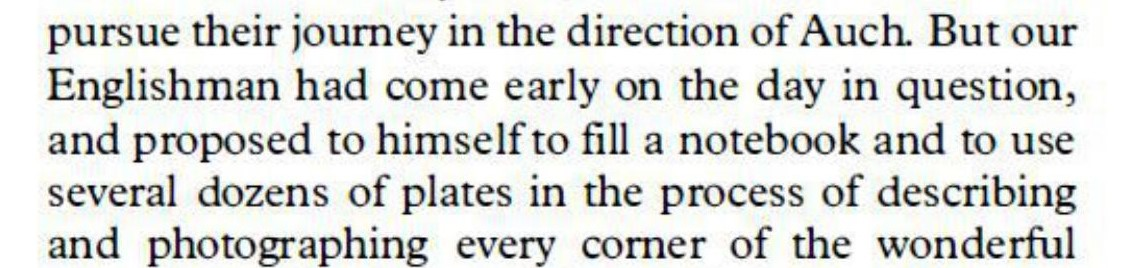
#> input picture test_image1.jpg, 1124 x 268 px
$ jupyter execute 'newToProject_A_ Path Planning Line Segmentation Algorithm.ipynb'   (shell and % lines are left out)
#> lines starting #> are read from the running program, lines starting #| are printed output that depends on the picture; after the words box and inside, x2 and y2 are one past the last pixel; in counts of white or black regions, pixels touching at a corner belong together
[cell 1]
from skimage.io import imread
from skimage.color import rgb2gray
import matplotlib.pyplot as plt

# read the image, check if its 3 channel or grayscale, based on
# that convert to grayscale
img = imread("test_image1.jpg")
#> img is the input picture: shape (268, 1124, 3); mean R, G, B 217, 218.4, 216.1
if img.ndim > 2: # is this is a rgb/rgba image
    img = rgb2gray(img)
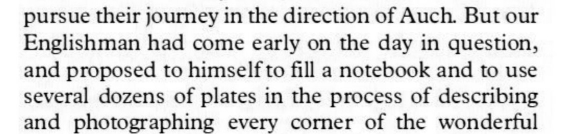
#> img: shape (268, 1124) float64 (shown at 1/2 size); min 0, max 1, mean 0.855

plt.figure(figsize=(10,10))
plt.axis("off")
plt.imshow(img, cmap="gray")
plt.show() # preview

### Find the Horizontal projection profile and find the window where line segment can be created.
One of the common ways of finding the line-height of a document is by analyzing its Horizontal projection profile.  Horizontal projection profile (HPP) is the array of sum or rows of a two dimentional image. Where there are more white spaces we see more peaks. These peaks give us an idea of where the segmentation between two lines can be done.

Before we run the project we should also threshold the image to clean all noise.

[cell 2]
from skimage.filters import threshold_otsu
import numpy as np

def horizontal_projections(sobel_image):
    return np.sum(sobel_image, axis=1)

def binarize_image(image):
    threshold = threshold_otsu(img)
    return image < threshold

binarized_image = binarize_image(img)
#> in binarize_image, `threshold = threshold_otsu(img)`: threshold = 0.639
#> in binarize_image, `return image < threshold`:
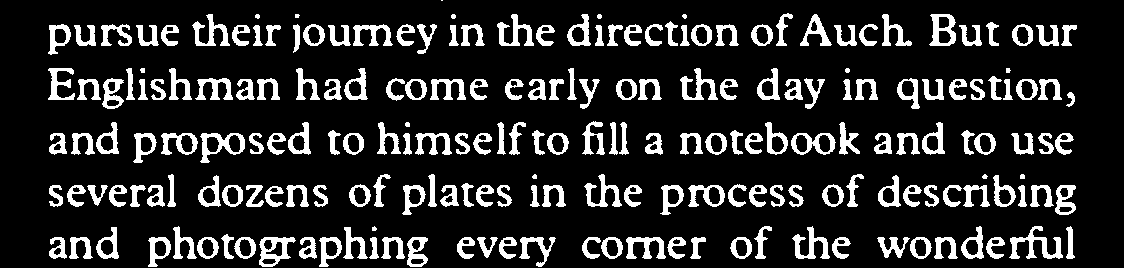
#> returned value: shape (268, 1124) bool; 16.1% white; 210 white regions (4 under 20 px), largest, box (x1, y1, x2, y2) and area: (1009, 226, 1063, 259) 655, (200, 133, 245, 163) 538, (259, 237, 296, 267) 533
hpp = horizontal_projections(binarized_image)
#> hpp = 268 values, max 617 at index 239, min 0 at index 1, mean 181.5

fig, (ax1, ax2) = plt.subplots(nrows=1, ncols=2, figsize=(15,8))
ax1.set_title("horizontal_projections")
ax1.plot(hpp)

ax2.axis("off")
ax2.set_title("binarized_image")
ax2.imshow(binarized_image, cmap="gray")

plt.show()

As you can see, where there were more white spaces there are peaks in the graph. We will use this information further to locate the regions where we can find the seperation line using the A* algorithm.

[cell 3]
# find the midway where we can make a threshold and extract the peaks regions
def find_peak_regions(hpp, threshold):

    peaks = []
    for i, hppv in enumerate(hpp):
        if hppv < threshold:
            peaks.append([i, hppv])
    return peaks

# find the threshold from where anything above is considered a peak region
# using the average for now but this needs further research. This may or may not work on all images.
threshold = (np.max(hpp)-np.min(hpp))/2
#> threshold = 308.5
peaks = find_peak_regions(hpp, threshold)
#> the loop in find_peak_regions, `for i, hppv in enumerate(hpp):` made 268 passes
#> hppv on passes 1 to 3: 2, 0, 0
#> after the loop in find_peak_regions, `for i, hppv in enumerate(hpp):`: peaks = 164 pairs, first value 0 to 267, second value 0 to 302

peaks_indexes = np.array(peaks)[:, 0].astype(int)
#> peaks_indexes = 164 values from 0 to 267

segmented_img = np.copy(img)
r, c = segmented_img.shape
for ri in range(r):
    if ri in peaks_indexes:
        segmented_img[ri, :] = 0
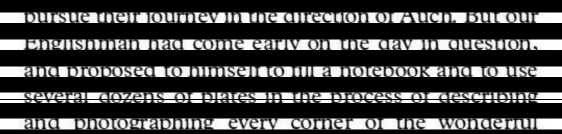
#> segmented_img: shape (268, 1124) float64 (shown at 1/2 size); min 0, max 1, mean 0.27

fig, (ax1, ax2) = plt.subplots(nrows=1, ncols=2, figsize=(15,8))
ax1.plot(hpp)
ax2.set_title("threshold line")
ax1.plot([0, img.shape[0]], [threshold, threshold,])
ax2.imshow(segmented_img, cmap="gray")
plt.show()

The threshold value helped us pick the probably white regions from the image.
The black regions indicate where we would need to run our path planning algorithm for line segmentation.

[cell 4]
# group the peaks through which we will be doing path planning.
diff_between_consec_numbers = np.diff(peaks_indexes) # difference between consecutive numbers
#> diff_between_consec_numbers = 163 values, max 23 at index 154, min 1 at index 0, mean 1.64
indexes_with_larger_diff = np.where(diff_between_consec_numbers > 1)[0].flatten()
#> indexes_with_larger_diff = [24, 57, 90, 121, 123, 154]
peak_groups = np.split(peaks_indexes, indexes_with_larger_diff)
#> peak_groups = 7 items
# remove very small regions, these are basically errors in algorithm because of our threshold value
peak_groups = [item for item in peak_groups if len(item) > 10]
#> peak_groups = 5 items
print("peak groups found", len(peak_groups))
#| peak groups found 5

[cell 5]
#a star path planning algorithm
from heapq import *

def heuristic(a, b):
    return (b[0] - a[0]) ** 2 + (b[1] - a[1]) ** 2

def astar(array, start, goal):

    neighbors = [(0,1),(0,-1),(1,0),(-1,0),(1,1),(1,-1),(-1,1),(-1,-1)]
    close_set = set()
    came_from = {}
    gscore = {start:0}
    fscore = {start:heuristic(start, goal)}
    oheap = []

    heappush(oheap, (fscore[start], start))

    while oheap:

        current = heappop(oheap)[1]

        if current == goal:
            data = []
            while current in came_from:
                data.append(current)
                current = came_from[current]
            return data

        close_set.add(current)
        for i, j in neighbors:
            neighbor = current[0] + i, current[1] + j
            tentative_g_score = gscore[current] + heuristic(current, neighbor)
            if 0 <= neighbor[0] < array.shape[0]:
                if 0 <= neighbor[1] < array.shape[1]:
                    if array[neighbor[0]][neighbor[1]] == 1:
                        continue
                else:
                    # array bound y walls
                    continue
            else:
                # array bound x walls
                continue

            if neighbor in close_set and tentative_g_score >= gscore.get(neighbor, 0):
                continue

            if  tentative_g_score < gscore.get(neighbor, 0) or neighbor not in [i[1]for i in oheap]:
                came_from[neighbor] = current
                gscore[neighbor] = tentative_g_score
                fscore[neighbor] = tentative_g_score + heuristic(neighbor, goal)
                heappush(oheap, (fscore[neighbor], neighbor))

    return []

[cell 6]
# Visualize the peak images
fig, ax = plt.subplots(nrows=len(peak_groups), ncols=1, figsize=(15,20))
for index, sub_image_index in enumerate(peak_groups):
    sub_image = img[sub_image_index[0]:sub_image_index[-1]]
    ax[index].axis("off")
    ax[index].imshow(sub_image, cmap="gray")
#> this loop made 5 passes
plt.show()
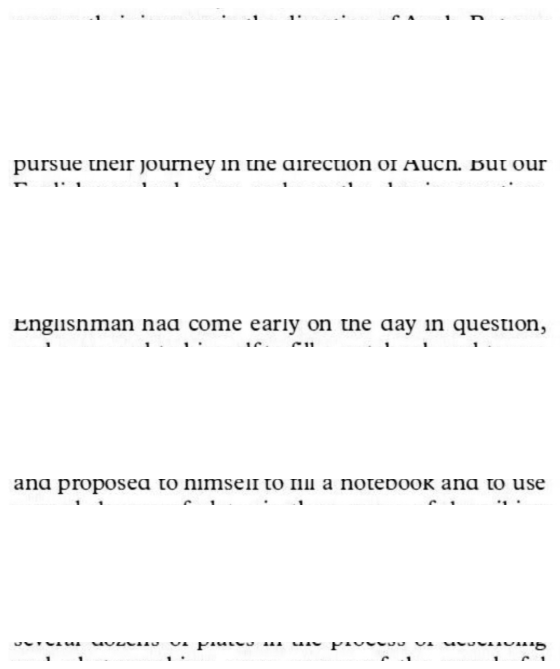
#> figure drawn by matplotlib, 5 panels

[cell 7]
# now that everything is cleaner, its time to segment all the lines using the A* algorithm
def get_binary(img):
    mean = np.mean(img)
    if mean == 0.0 or mean == 1.0:
        return img

    thresh = threshold_otsu(img)
    binary = img <= thresh
    binary = binary * 1
    return binary

binary_image = get_binary(img)
#> in get_binary, `mean = np.mean(img)`: mean = 0.855
#> in get_binary, `thresh = threshold_otsu(img)`: thresh = 0.639
segment_separating_lines = []
for i, sub_image_index in enumerate(peak_groups):
    nmap = binary_image[sub_image_index[0]:sub_image_index[-1]]
    path = np.array(astar(nmap, (int(nmap.shape[0]/2), 0), (int(nmap.shape[0]/2),nmap.shape[1]-1)))
    offset_from_top = sub_image_index[0]
    path[:,0] += offset_from_top
    segment_separating_lines.append(path)
#> this loop made 5 passes
#> offset_from_top on passes 1 to 5: 0, 24, 78, 132, 199
#> after the loop, segment_separating_lines = 5 items

[cell 8]
# visualize a sample
cluster_of_interest = peak_groups[1]
#> cluster_of_interest = 33 values from 24 to 77
offset_from_top = cluster_of_interest[0]
#> offset_from_top = 24
nmap = binary_image[cluster_of_interest[0]:cluster_of_interest[-1],:]
plt.figure(figsize=(20,20))
plt.imshow(nmap, cmap="gray")

path = np.array(astar(nmap, (int(nmap.shape[0]/2), 0), (int(nmap.shape[0]/2),nmap.shape[1]-1)))
#> path = 1127 pairs, first value 26 to 31, second value 1 to 1123
plt.plot(path[:,1], path[:,0])

[cell 9]
offset_from_top = cluster_of_interest[0]
fig, ax = plt.subplots(figsize=(20,10), ncols=2)
for path in segment_separating_lines:
    ax[1].plot((path[:,1]), path[:,0])
ax[1].imshow(img, cmap="gray")
ax[0].imshow(img, cmap="gray")
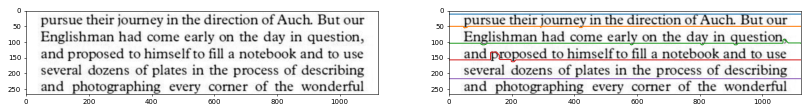
#> figure drawn by matplotlib, 2 panels

### Lets divide the image now by the line segments passing through the image

[cell 10]
# TODO: the below splitting image algorithm is too simple
# I need to write a cleaner one.

seperated_images = []
for index, line_segments in enumerate(segment_separating_lines):
    if index < len(segment_separating_lines)-1:
        lower_line = np.min(segment_separating_lines[index][:,0])
        upper_line = np.max(segment_separating_lines[index+1][:,0])
        seperated_images.append(img[lower_line:upper_line])
#> this loop made 5 passes
#> (lower_line, upper_line) on passes 1 to 4: (11, 55), (50, 109), (91, 163), (132, 217)
#> after the loop, seperated_images = 4 items

# visualize it
fig, ax = plt.subplots(figsize=(10,10), nrows=len(seperated_images))
for index, line_image in enumerate(seperated_images):
    ax[index].imshow(line_image, cmap="gray")
#> this loop made 4 passes

plt.show()
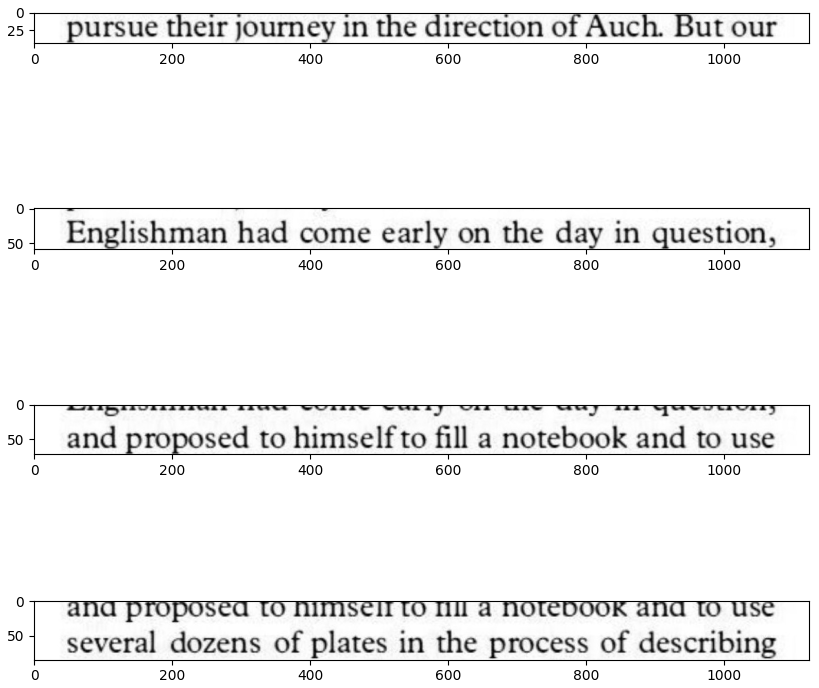
#> figure drawn by matplotlib, 4 panels

### now that I have the lines, I can now divide these lines into words.

Ref: https://github.com/muthuspark/ml_research/blob/master/Separate%20words%20in%20a%20line%20using%20VPP.ipynb

[cell 11]
from skimage.filters import threshold_otsu

#binarize the image, guassian blur will remove any noise in the image
first_line = seperated_images[0]
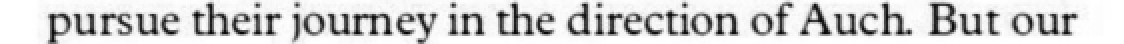
#> first_line: shape (44, 1124) float64 (shown at 1/2 size); min 0.000833, max 1, mean 0.823
thresh = threshold_otsu(first_line)
#> thresh = 0.627
binary = first_line > thresh
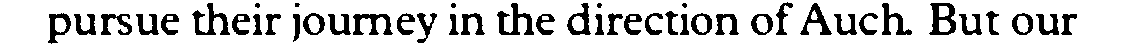
#> binary: shape (44, 1124) bool; 80.5% white; 45 black regions (2 under 20 px), largest, box (x1, y1, x2, y2) and area: (497, 3, 534, 35) 491, (929, 3, 956, 35) 472, (192, 3, 230, 35) 465

# find the vertical projection by adding up the values of all pixels along rows
vertical_projection = np.sum(binary, axis=0)
#> vertical_projection = 1124 values, max 44 at index 0, min 12 at index 209, mean 35.41

# plot the vertical projects
fig, ax = plt.subplots(nrows=2, figsize=(20,10))
plt.xlim(0, first_line.shape[1])
ax[0].imshow(binary, cmap="gray")
ax[1].plot(vertical_projection)
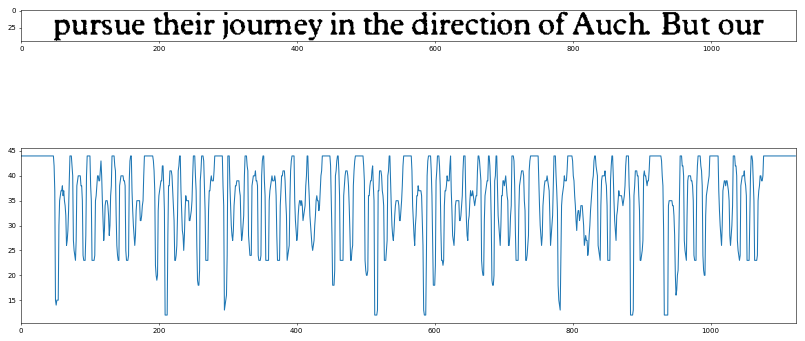
#> figure drawn by matplotlib, 2 panels; panel 2: curve peaks at x = 0, y = 44

[cell 12]
height = first_line.shape[0]

## we will go through the vertical projections and
## find the sequence of consecutive white spaces in the image
whitespace_lengths = []
whitespace = 0
for vp in vertical_projection:
    if vp == height:
        whitespace = whitespace + 1
    elif vp != height:
        if whitespace != 0:
            whitespace_lengths.append(whitespace)
        whitespace = 0 # reset whitepsace counter.
#> this loop made 1124 passes
#> (vp, whitespace) on passes 1 to 8: (44, 1), (44, 2), (44, 3), (44, 4), (44, 5), (44, 6), (44, 7), (44, 8)
#> after the loop, whitespace_lengths = 40 values, max 48 at index 0, min 1 at index 22, mean 6.03

print("whitespaces:", whitespace_lengths)
#| whitespaces: [48, 3, 5, 4, 2, 13, 2, 3, 3, 12, 3, 3, 2, 4, 2, 12, 2, 12, 2, 12, 4, 3, 1, 3, 2, 2, 2, 3, 12, 3, 7, 2, 2, 4, 17, 3, 4, 13, 3, 2]
avg_white_space_length = np.mean(whitespace_lengths)
#> avg_white_space_length = 6.03
print("average whitespace lenght:", avg_white_space_length)
#| average whitespace lenght: 6.025

[cell 13]
## find index of whitespaces which are actually long spaces using the avg_white_space_length
whitespace_length = 0
divider_indexes = []
for index, vp in enumerate(vertical_projection):
    if vp == height:
        whitespace_length = whitespace_length + 1
    elif vp != height:
        if whitespace_length != 0 and whitespace_length > avg_white_space_length:
            divider_indexes.append(index-int(whitespace_length/2))
            whitespace_length = 0 # reset it
#> this loop made 1124 passes
#> after the loop, divider_indexes = [24, 97, 183, 261, 287, 349, 440, 490, 560, 604, 676, 743, 795, 878, 921, 983, 1006]; whitespace_length = 52

print(divider_indexes)
#| [24, 97, 183, 261, 287, 349, 440, 490, 560, 604, 676, 743, 795, 878, 921, 983, 1006]

[cell 14]
# lets create the block of words from divider_indexes
divider_indexes = np.array(divider_indexes)
#> divider_indexes = 17 values from 24 to 1006
dividers = np.column_stack((divider_indexes[:-1],divider_indexes[1:]))
#> dividers = 16 rows, first 8: [24, 97], [97, 183], [183, 261], [261, 287], [287, 349], [349, 440], [440, 490], [490, 560]

[cell 15]
# now plot the findings
fig, ax = plt.subplots(nrows=len(dividers), figsize=(5,10))
for index, window in enumerate(dividers):
    ax[index].axis("off")
    ax[index].imshow(first_line[:,window[0]:window[1]], cmap="gray")
#> this loop made 16 passes
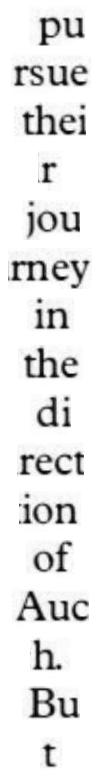
#> figure drawn by matplotlib, 16 panels

$ run again, with test_image2.jpg copied over test_image1.jpg
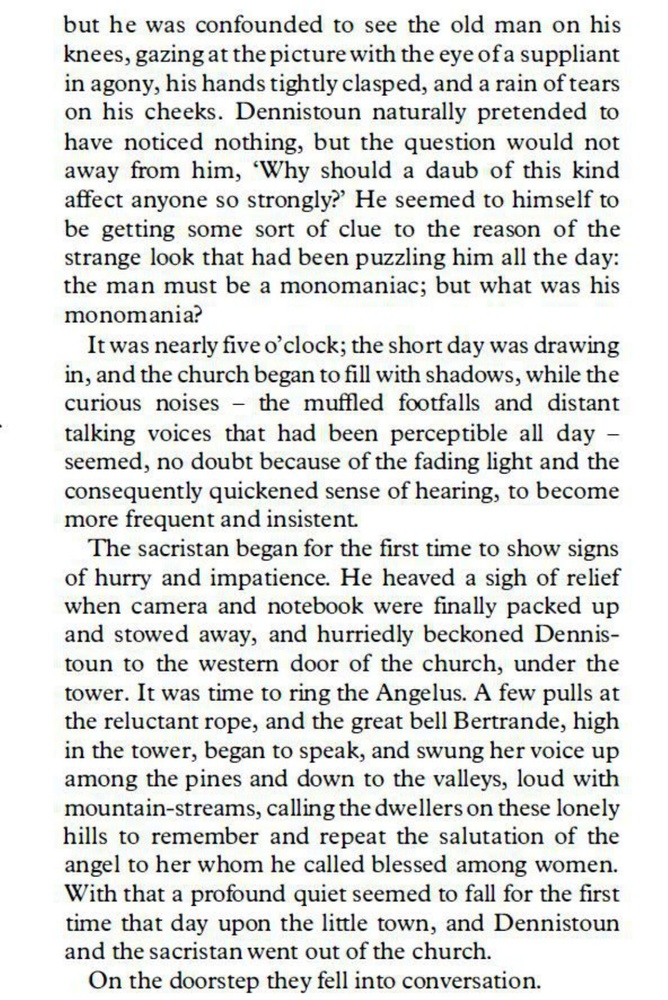
#> input picture test_image2.jpg, 668 x 1000 px, shrunk from 1234 x 1846 before the run
#> img is the input picture: shape (1000, 668, 3); mean R, G, B 222.7, 224, 222
#> img: shape (1000, 668) float64
#> in binarize_image, `threshold = threshold_otsu(img)`: threshold = 0.646
#> in binarize_image, `return image < threshold`:
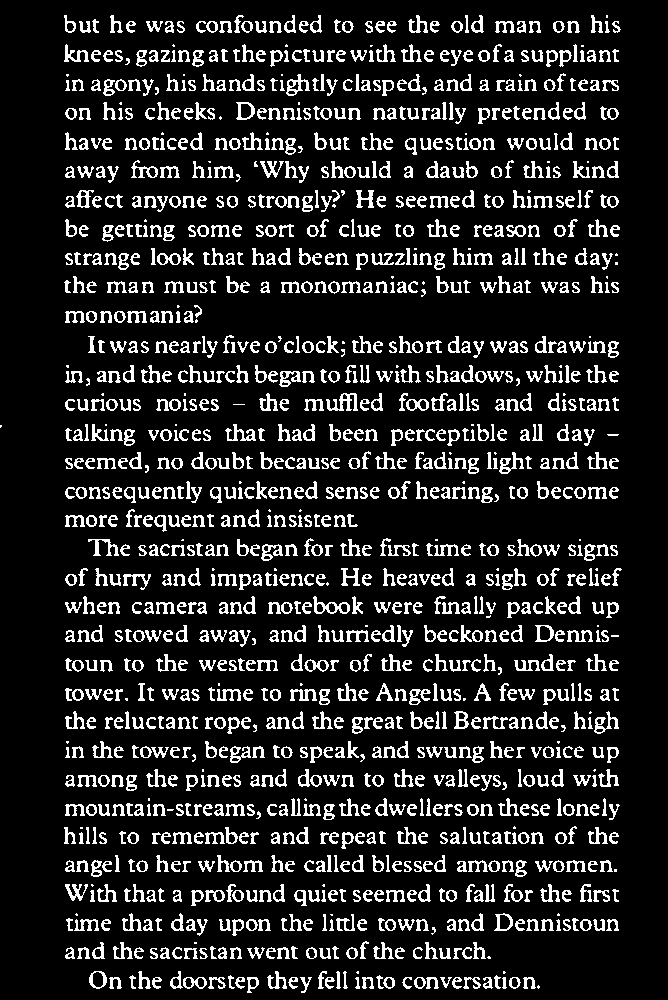
#> returned value: shape (1000, 668) bool; 14% white in thin lines or dots
#> hpp = 1000 values, max 349 at index 805, min 0 at index 0, mean 93.61
#> `threshold = (np.max(hpp)-np.min(hpp))/2`: threshold = 174.5
#> the loop in find_peak_regions, `for i, hppv in enumerate(hpp):` made 1000 passes
#> hppv on passes 1 to 3: 0, 0, 0
#> after the loop in find_peak_regions, `for i, hppv in enumerate(hpp):`: peaks = 681 pairs, first value 0 to 999, second value 0 to 174
#> peaks_indexes = 681 values from 0 to 999
#> diff_between_consec_numbers = 680 values, max 13 at index 41, min 1 at index 0, mean 1.47
#> indexes_with_larger_diff = 59 values from 20 to 668
#> `peak_groups = np.split(peaks_indexes, indexes_with_larger_diff)`: peak_groups = 60 items
#> `peak_groups = [item for item in peak_groups if len(item) > 10]`: peak_groups = 34 items
#| peak groups found 34
#> the loop `for index, sub_image_index in enumerate(peak_groups):` made 34 passes
#> mean = 0.877
#> in get_binary, `thresh = threshold_otsu(img)`: thresh = 0.646
#> the loop `for i, sub_image_index in enumerate(peak_groups):` made 34 passes
#> offset_from_top on passes 1 to 8: 0, 28, 49, 79, 107, 143, 174, 203
#> after the loop `for i, sub_image_index in enumerate(peak_groups):`: segment_separating_lines = 34 items
#> cluster_of_interest = 18 values from 28 to 48
#> `offset_from_top = cluster_of_interest[0]`: offset_from_top = 28
#> path = 667 pairs, first value 10 to 10, second value 1 to 667
#> the loop `for path in segment_separating_lines:` made 34 passes
#> the loop `for index, line_segments in enumerate(segment_separating_lines):` made 34 passes
#> (lower_line, upper_line) on passes 1 to 8: (9, 38), (38, 67), (49, 96), (92, 124), (121, 155), (154, 184), (184, 213), (213, 242)
#> after the loop `for index, line_segments in enumerate(segment_separating_lines):`: seperated_images = 33 items
#> the loop `for index, line_image in enumerate(seperated_images):` made 33 passes
#> `thresh = threshold_otsu(first_line)`: thresh = 0.655
#> vertical_projection = 668 values, max 29 at index 0, min 11 at index 111, mean 24.91
#> `[cell 11] from skimage.filters import threshold_otsu  #binarize the im..`:
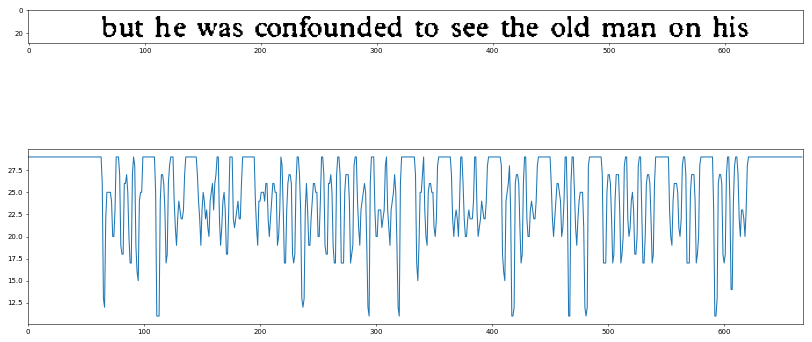
#> figure drawn by matplotlib, 2 panels; panel 2: curve peaks at x = 0, y = 29
#> the loop `for vp in vertical_projection:` made 668 passes
#> whitespace on passes 1 to 8: 1, 2, 3, 4, 5, 6, 7, 8
#> after the loop `for vp in vertical_projection:`: whitespace_lengths = 34 values, max 64 at index 0, min 1 at index 2, mean 6.5
#| whitespaces: [64, 3, 1, 11, 3, 10, 2, 3, 11, 1, 2, 2, 2, 2, 3, 1, 12, 1, 11, 2, 2, 11, 2, 11, 2, 2, 11, 2, 2, 12, 2, 11, 2, 2]
#> avg_white_space_length = 6.5
#| average whitespace lenght: 6.5
#> the loop `for index, vp in enumerate(vertical_projection):` made 668 passes
#> after the loop `for index, vp in enumerate(vertical_projection):`: divider_indexes = [32, 103, 140, 188, 266, 325, 359, 401, 445, 488, 545, 585]; whitespace_length = 51
#| [32, 103, 140, 188, 266, 325, 359, 401, 445, 488, 545, 585]
#> dividers = [[32, 103], [103, 140], [140, 188], [188, 266], [266, 325], [325, 359], [359, 401], [401, 445], [445, 488], [488, 545], [545, 585]]
#> the loop `for index, window in enumerate(dividers):` made 11 passes
